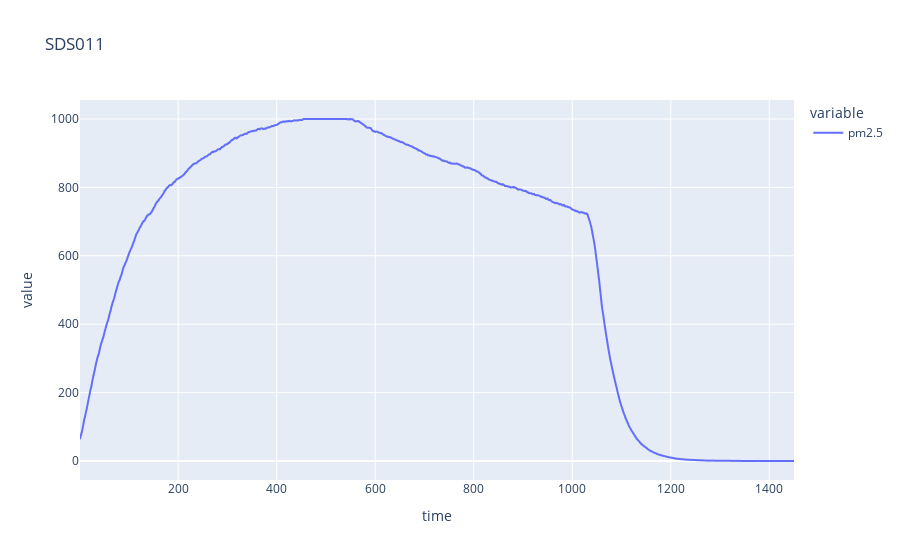

Notebook source saved alongside this figure:
### Code cell
#df = pd.read_csv('data_mesh/20220719_Levoit400s_4_spd.c.csv')
#df = pd.read_csv('data_mesh/20220720_GermGuardian_CDAP4500BCA_5_spd.a.csv')
#df = pd.read_csv('pms5003/data_smoke/20220707b_Levoit400s_4_spd.csv')
#df = pd.read_csv('data_mesh/20220809c_Levoit400s_4_spd.csv')
#df = pd.read_csv('data_mesh/20220805a_Levoit400s_4_spd_ACon.csv')
#df = pd.read_csv('data_mesh/20220805c_GermGuardian_CDAP4500BCA_5_spd.csv')
#df = pd.read_csv('data_mesh/20220807c_5_ArcticP14_4_Starkvind_100_pwr.csv')
#df = pd.read_csv('data_mesh/20220806b_GermGuardian_CDAP4500BCA_5_spd.csv')
#df = pd.read_csv('data_mesh/20220806a_GermGuardian_AC4825W_3_spd.csv')
#df = pd.read_csv('data_mesh/20220808e_LaskoB20201_4_Filtrete1900_2_spd.csv')
#df = pd.read_csv('data_mesh/20220809c_2_iPPC3000_2_Starkvind_2000_rpm.csv')
#df = pd.read_csv('data_incense/20220825c_SilverStoneAP182_4_isinlive_LVH128_2000rpm.csv')
#df = pd.read_csv('data_mesh/20220825c_SilverStoneAP182_4_isinlive_LVH128_1200rpm.csv')
#df = pd.read_csv('data_mesh/20220826b_SilverStoneAP182_4_isinlive_LVH128_nocharcoal_2000rpm.csv')
df = pd.read_csv('data_mesh/20220830b_Vornado660_3_Filtrete2200_spd2.csv')

# column to fit on, mass PM2.5 is a good choice for NaCl aerosol CADR
# changing this variable makes it possible to explore other options
col_fit = 'pm2.5'

# get rid of all the columns not used to fit the data
for col in [x for x in df.columns.values.tolist() if x not in [col_fit, 'time']]:
    del df[col]

# plot the original data
df.set_index('time').plot(title='SDS011', kind='line')

### Figure 1 — Plotly figure (JSON) as saved in the notebook; plotly's stock layout.template omitted (floating-point values rounded to 4 significant figures; data arrays with more than 128 entries replaced by an {"elided": "..."} marker saying what was removed)
{"data": [{"hovertemplate": "variable=pm2.5<br>time=%{x}<br>value=%{y}<extra></extra>", "legendgroup": "pm2.5", "line": {"color": "#636efa", "dash": "solid"}, "marker": {"symbol": "circle"}, "mode": "lines", "name": "pm2.5", "showlegend": true, "type": "scattergl", "x": {"elided": "1450 float values"}, "xaxis": "x", "y": {"elided": "1450 float values"}, "yaxis": "y"}], "layout": {"legend": {"title": {"text": "variable"}, "tracegroupgap": 0}, "title": {"text": "SDS011"}, "xaxis": {"anchor": "y", "domain": [0, 1], "title": {"text": "time"}}, "yaxis": {"anchor": "x", "domain": [0, 1], "title": {"text": "value"}}}}
